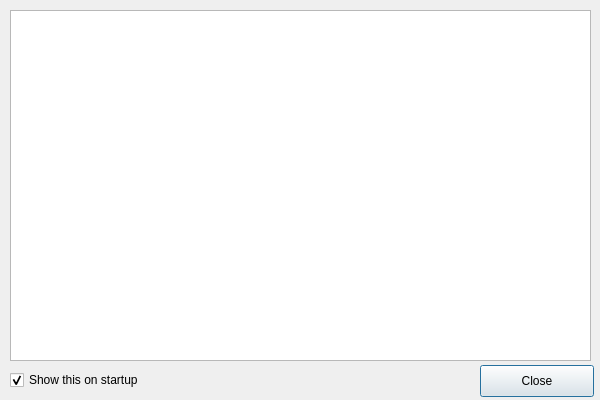
<?xml version="1.0" encoding="UTF-8"?>
<ui version="4.0">
 <class>Welcome</class>
 <widget class="QDialog" name="Welcome">
  <property name="geometry">
   <rect>
    <x>0</x>
    <y>0</y>
    <width>600</width>
    <height>400</height>
   </rect>
  </property>
  <property name="windowTitle">
   <string>Dialog</string>
  </property>
  <widget class="QCheckBox" name="checkStartup">
   <property name="geometry">
    <rect>
     <x>10</x>
     <y>370</y>
     <width>151</width>
     <height>20</height>
    </rect>
   </property>
   <property name="text">
    <string>Show this on startup</string>
   </property>
   <property name="checked">
    <bool>true</bool>
   </property>
  </widget>
  <widget class="QPushButton" name="closeButton">
   <property name="geometry">
    <rect>
     <x>480</x>
     <y>365</y>
     <width>114</width>
     <height>32</height>
    </rect>
   </property>
   <property name="text">
    <string>Close</string>
   </property>
  </widget>
  <widget class="QGraphicsView" name="graphicsView">
   <property name="geometry">
    <rect>
     <x>10</x>
     <y>10</y>
     <width>581</width>
     <height>351</height>
    </rect>
   </property>
  </widget>
 </widget>
 <resources/>
 <connections/>
</ui>
